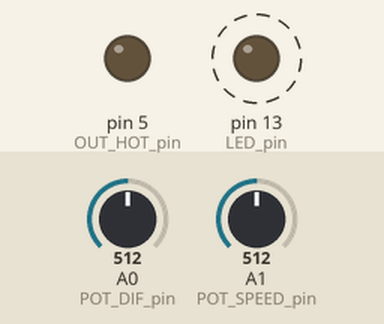
This sketch was run on a simulated Arduino Uno, built with avr-gcc and run on an emulated ATmega328P. On the bench: output pins drawn as LEDs (lit = HIGH). Dashed ring = blinking. The inputs (shaded band) are chosen by the test bench; at power-on: A0 (POT_DIF_pin) = 512, A1 (POT_SPEED_pin) = 512.

Above: at 0.2 s.
Timing chart, 0 to 3.0 s (numbered marks = the images above):
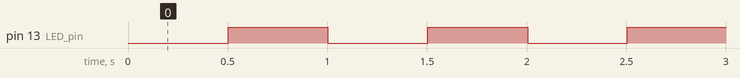

Measured:
- by itself, pin 13 (LED_pin): alternates HIGH for 0.50 s and LOW for 0.50 s

The sketch:

YF_201_ARDUINO.ino
```cpp
#define USE_TIMER_1 true // It is necessary to declare before #include "TimerInterrupt.h"

#include "TimerInterrupt.h" // https://github.com/rtek1000/TimerInterrupt

#define TIMER1_INTERVAL_US 1000

#define POT_DIF_pin A0
#define POT_SPEED_pin A1

#define OUT_COLD_pin 4
#define OUT_HOT_pin 5

#define LED_pin 13

// #define TIMER1_OUT_pin 10 // debug only

// (480 L/H) / 60: 8 L/MIN
#define FLOW_MAX_HZ 65  // Hertz (8l/min: 65.5Hz)

volatile int dif_adc = 0;
int speed_adc = 0;

int freq_COLD = 0;
int freq_HOT = 0;

bool LED_state = false;

uint32_t LED_millis = 0;

int timer1_cold_cnt = 0;
volatile int timer1_cold_hz = 0;

int timer1_hot_cnt = 0;
volatile int timer1_hot_hz = 0;

volatile bool OUT_COLD_enable = false;
volatile bool OUT_HOT_enable = false;

bool enable_flag = false;

void TimerHandler1(void);

void setup() {
  // put your setup code here, to run once:

  pinMode(POT_DIF_pin, INPUT);
  pinMode(POT_SPEED_pin, INPUT);

  pinMode(OUT_COLD_pin, OUTPUT);
  pinMode(OUT_HOT_pin, OUTPUT);
  pinMode(LED_pin, OUTPUT);
  // pinMode(TIMER1_OUT_pin, OUTPUT); // debug only

  ITimer1.init();
  ITimer1.attachInterruptInterval_us(TIMER1_INTERVAL_US, TimerHandler1); // us
}

void loop() {
  // put your main code here, to run repeatedly:

  if ((millis() - LED_millis) > 500) {
    LED_millis = millis();

    LED_state = !LED_state;

    digitalWrite(LED_pin, LED_state);
  }

  dif_adc = analogRead(POT_DIF_pin);
  speed_adc = analogRead(POT_SPEED_pin);

  int dif_cold = 1023 - dif_adc;

  timer1_cold_hz = calc_flow(FLOW_MAX_HZ, speed_adc, dif_cold);

  OUT_COLD_enable = enable_flag;

  int dif_hot = dif_adc;

  timer1_hot_hz = calc_flow(FLOW_MAX_HZ, speed_adc, dif_hot);

  OUT_HOT_enable = enable_flag;
}

int calc_flow(int flow_max, int speed, int dif) {
  float calc1 = flow_max;  // load max freq for cold flow
  calc1 /= 1024;              // convert max freq to adc scale
  calc1 *= speed;         // convert pot position to freq

  int freq = calc1;  // set cold freq

  calc1 = dif; // load pot position

  calc1 /= 1024; // convert pot position to flow proportion

  calc1 *= freq; // convert flow base to flow

  freq = calc1; // set final freq_COLD value

  if (freq > 0) {
    calc1 = 1000;  // load 1s base

    calc1 /= freq;  // convert freq to ms

    enable_flag = true;

  } else {
    enable_flag = false;
  }

  return calc1;  // return cold freq proportional
}

void TimerHandler1(void) {
  // digitalWrite(TIMER1_OUT_pin, HIGH); // debug only
  // delayMicroseconds(5);
  // digitalWrite(TIMER1_OUT_pin, LOW);

  timer1_cold_cnt++;

  if (timer1_cold_cnt >= timer1_cold_hz) {
    timer1_cold_cnt = 0;

    digitalWrite(OUT_COLD_pin, OUT_COLD_enable);
    delayMicroseconds(100);
    digitalWrite(OUT_COLD_pin, LOW);
  }

  timer1_hot_cnt++;

  if (timer1_hot_cnt >= timer1_hot_hz) {
    timer1_hot_cnt = 0;

    digitalWrite(OUT_HOT_pin, OUT_HOT_enable);
    delayMicroseconds(100);
    digitalWrite(OUT_HOT_pin, LOW);
  }
}
```
